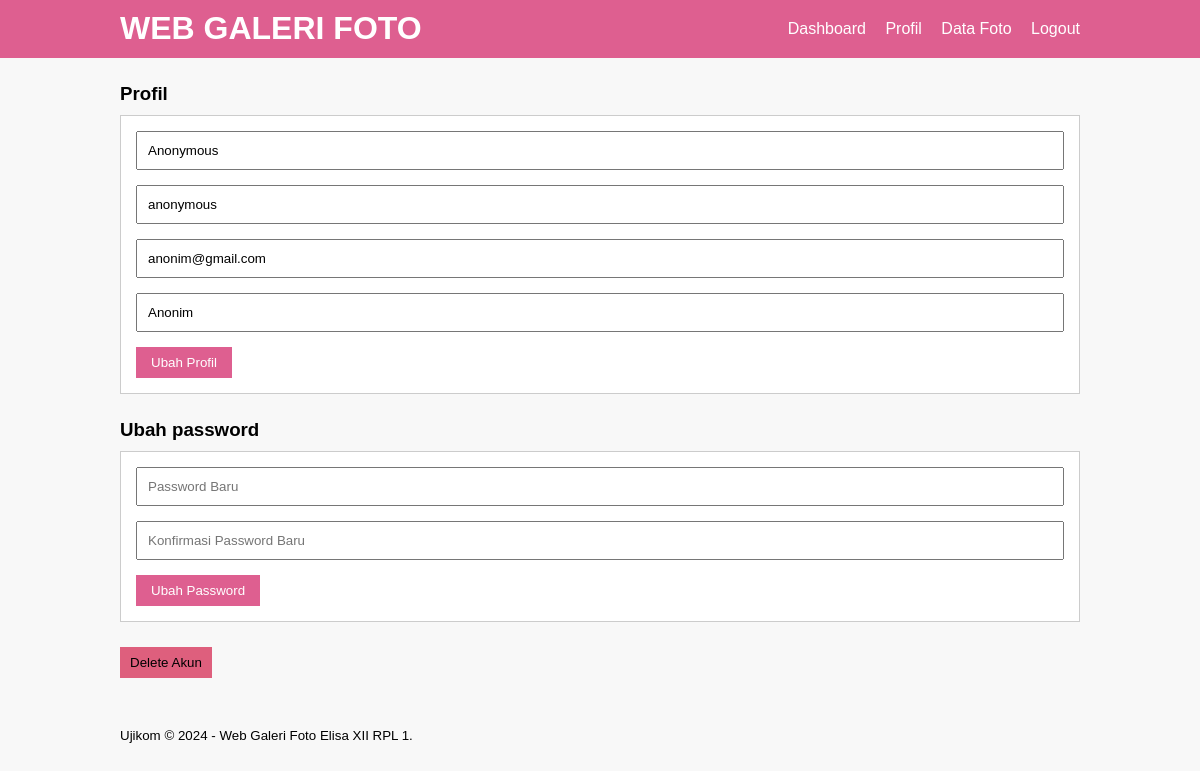
The app's page /profil.php (signed in) with its own data.
### tables this page shows
CREATE TABLE `user` (
  `user_id` int(11) NOT NULL,
  `nama_lengkap` varchar(255) NOT NULL,
  `username` varchar(255) NOT NULL,
  `password` varchar(255) NOT NULL,
  `email` varchar(255) NOT NULL,
  `alamat` text NOT NULL
);

### profil.php (the view, shortened to what this page needs)
<?php
	include 'db.php';
	$query = mysqli_query($conn, "SELECT * FROM user WHERE user_id ='".$_SESSION['id']."'");
	$d = mysqli_fetch_object($query);
?>
<!DOCTYPE html PUBLIC "-//W3C//DTD XHTML 1.0 Transitional//EN" "http://www.w3.org/TR/xhtml1/DTD/xhtml1-transitional.dtd">
<html xmlns="http://www.w3.org/1999/xhtml">
<head>
<link rel="stylesheet" type="text/css" href="css/style.css">
</head>
<body>
    <header style="background-color: #de5f90; color: #fff;">
        <div class="container">
        <h1><a href="dashboard.php">WEB GALERI FOTO</a></h1>
        <ul>
           <li><a href="dashboard.php">Dashboard</a></li>
           <li><a href="profil.php">Profil</a></li>
           <li><a href="data-image.php">Data Foto</a></li>
           <li><a href="logout.php">Logout</a></li>
        </ul>
        </div>
    </header>
    <div class="section">
        <div class="container">
            <h3>Profil</h3>
            <div class="box">
               <form action="" method="POST">
                   <input type="text" name="nama" placeholder="Nama Lengkap" class="input-control" value="<?php echo $d->nama_lengkap ?>" required>
                   <input type="text" name="user" placeholder="Username" class="input-control" value="<?php echo $d->username ?>" required>
                   <input type="email" name="email" placeholder="Email" class="input-control" value="<?php echo $d->email ?>" required>
                   <input type="text" name="alamat" placeholder="Alamat" class="input-control" value="<?php echo $d->alamat ?>" required>
                   <input type="submit" name="submit" value="Ubah Profil" class="btn" style="background-color: #de5f90; color: #fff;">
               </form>
            </div>
            <h3>Ubah password</h3>
            <div class="box">
               <form action="" method="POST">
                   <input type="password" name="pass1" placeholder="Password Baru" class="input-control" required>
                   <input type="password" name="pass2" placeholder="Konfirmasi Password Baru" class="input-control" required>
                   <input type="submit" name="ubah_password" value="Ubah Password" class="btn" style="background-color: #de5f90; color: #fff;">
               </form>
            </div>
<a href="hapus.php?dlt=<?php echo $d->user_id ?>" onclick="return confirm('Yakin Ingin Hapus ?')"><button style="padding: 8px 10px; background-color: #de5f7d; color: black; border: none; cursor: pointer;">Delete Akun</button></a>
        </div>
        </div>
    <footer>
        <div class="container">
            <small>Ujikom &copy; 2024 - Web Galeri Foto Elisa XII RPL 1.</small>
        </div>
    </footer>
</body>
</html>

### css/style.css (style rules this page uses)
* { padding: 0; margin: 0; font-family: "Quicksand", sans-serif; }
body { background-color: #f8f8f8; }
a { color: inherit; text-decoration: none; }
.input-control { width: 100%; padding: 10px; margin-bottom: 15px; box-sizing: border-box; }
.btn { padding: 8px 15px; background-color: #f55177; color: #fff; border: none; cursor: pointer; }
header h1 { float: left; padding: 10px 0; }
header ul { float: right; }
header ul li { display: inline-block; }
header ul li a { padding: 20px 0 20px 15px; display: inline-block; }
footer { padding: 25px 0; }
.container { width: 80%; margin: 0 auto; }
.container:after { content: ""; display: block; clear: both; }
.section { padding: 25px 0; }
.box { background-color: #fff; border: 1px solid #ccc; padding: 15px; box-sizing: border-box; margin: 10px 0 25px 0; }
.box:after { content: ""; display: block; clear: both; }

### records on screen
user: nama "Anonymous", user "anonymous", email "anonim@gmail.com", alamat "Anonim"
